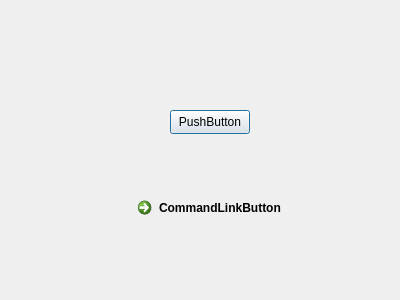
<?xml version="1.0" encoding="UTF-8"?>
<ui version="4.0">
 <class>SubWindows</class>
 <widget class="QDialog" name="SubWindows">
  <property name="geometry">
   <rect>
    <x>0</x>
    <y>0</y>
    <width>400</width>
    <height>300</height>
   </rect>
  </property>
  <property name="windowTitle">
   <string>Dialog</string>
  </property>
  <widget class="QPushButton" name="pushButton">
   <property name="geometry">
    <rect>
     <x>170</x>
     <y>110</y>
     <width>80</width>
     <height>24</height>
    </rect>
   </property>
   <property name="text">
    <string>PushButton</string>
   </property>
  </widget>
  <widget class="QCommandLinkButton" name="commandLinkButton">
   <property name="geometry">
    <rect>
     <x>130</x>
     <y>190</y>
     <width>168</width>
     <height>41</height>
    </rect>
   </property>
   <property name="text">
    <string>CommandLinkButton</string>
   </property>
  </widget>
 </widget>
 <resources/>
 <connections/>
</ui>
